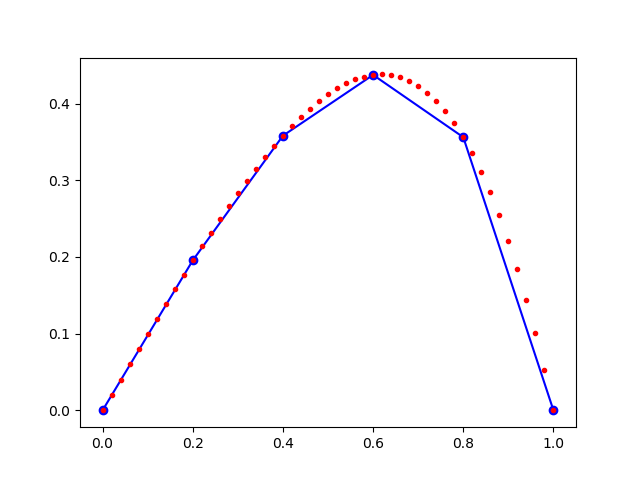

This figure's Python source:
#! /usr/bin/env python3
#


def fem1d():

    # *****************************************************************************80
    #
    # FEM1D solves a 1D boundary value problem using finite elements.
    #
    #  Location:
    #
    #    http://people.sc.fsu.edu/~jburkardt/py_src/fem1d/fem1d.py
    #
    #  Discussion:
    #
    #    The PDE is defined for 0 < x < 1:
    #      -u'' = f
    #    with right hand side
    #      f(x) = -(exact(x)'')
    #    and boundary conditions
    #      u(0) = exact(0),
    #      u(1) = exact(1).
    #
    #    The exact solution is:
    #      exact(x) = x * ( 1 - x ) * exp ( x )
    #    The boundary conditions are
    #      u(0) = 0.0 = exact(0.0),
    #      u(1) = 0.0 = exact(1.0).
    #    The right hand side is:
    #      f(x) = x * ( x + 3 ) * exp ( x ) = - ( exact''(x) )
    #
    #  Licensing:
    #
    #    This code is distributed under the GNU LGPL license.
    #
    #  Modified:
    #
    #    13 September 2014
    #
    #  Author:
    #
    #    John Burkardt
    #
    import matplotlib.pyplot as plt
    import numpy as np
    import platform
    import scipy.linalg as la

    print('')
    print('FEM1D')
    print('  Python version: %s' % (platform.python_version()))
    print('  Given the two point boundary value problem:')
    print('    -u'' = x * ( x + 3 ) * exp ( x ), 0 < x < 1')
    print('  with boundary conditions')
    print('    u(0) = 0, u(1) = 0,')
    print('  demonstrate how the finite element method can be used to')
    print('  define and compute a discrete approximation to the solution.')
#
#  Define the mesh, N+1 points between A and B.
#  These will be X[0] through X[N].
#
    a = 0.0
    b = 1.0
    n = 5
    x = np.linspace(a, b, n + 1)

    print('')
    print('  Nodes:')
    print('')
    for i in range(0, n + 1):
        print('  %d  %f' % (i, x[i]))
#
#  Set a 3 point quadrature rule on the reference interval [0,1].
#
    ng = 3

    xg = np.array((
        0.112701665379258311482073460022,
        0.5,
        0.887298334620741688517926539978))

    wg = np.array((
        5.0 / 18.0,
        8.0 / 18.0,
        5.0 / 18.0))
#
#  Compute the system matrix A and right hand side RHS.
#
    A = np.zeros((n + 1, n + 1))
    rhs = np.zeros(n + 1)
#
#  Look at element E: (0, 1, 2, ..., N-1).
#
    for e in range(0, n):

        xl = x[e]
        xr = x[e + 1]
#
#  Consider quadrature point Q: (0, 1, 2 ) in element E.
#
        for q in range(0, ng):
            #
            #  Map XG and WG from [0,1] to
            #      XQ and QQ in [XL,XR].
            #
            xq = xl + xg[q] * (xr - xl)
            wq = wg[q] * (xr - xl)
#
#  Consider the I-th test function PHI(I,X) and its derivative PHI'(I,X).
#
            for i_local in range(0, 2):
                i = i_local + e

                if (i_local == 0):
                    phii = (xq - xr) / (xl - xr)
                    phiip = 1.0 / (xl - xr)
                else:
                    phii = (xq - xl) / (xr - xl)
                    phiip = 1.0 / (xr - xl)

                rhs[i] = rhs[i] + wq * phii * rhs_fn(xq)
#
#  Consider the J-th basis function PHI(J,X) and its derivative PHI'(J,X).
#  (It turns out we don't need PHI for this particular problem, only PHI')
#
                for j_local in range(0, 2):
                    j = j_local + e

                    if (j_local == 0):
                        phijp = 1.0 / (xl - xr)
                    else:
                        phijp = 1.0 / (xr - xl)

                    A[i][j] = A[i][j] + wq * phiip * phijp
#
#  Modify the linear system to enforce the left boundary condition.
#
    A[0, 0] = 1.0
    A[0, 1:n + 1] = 0.0
    rhs[0] = exact_fn(x[0])
#
#  Modify the linear system to enforce the right boundary condition.
#
    A[n, n] = 1.0
    A[n, 0:n] = 0.0
    rhs[n] = exact_fn(x[n])
#
#  I wanted to check the matrix and right hand side so I printed them.
#  I turned the printing off using 'False' as the condition.
#
    if False:
        print('')
        print('  Matrix and RHS:')
        print('')
        for i in range(0, n + 1):
            for j in range(0, n + 1):
                print('  %f' % (A[i, j])),
            print('  %f' % (rhs[i]))
#
#  Solve the linear system.
#
    u = la.solve(A, rhs)
#
#  Evaluate the exact solution at the nodes.
#
    uex = np.zeros(n + 1)
    for i in range(0, n + 1):
        uex[i] = exact_fn(x[i])
#
#  Compare the solution and the error at the nodes.
#
    print('')
    print('  Node          Ucomp           Uexact          Error')
    print('')
    for i in range(0, n + 1):
        err = abs(uex[i] - u[i])
        print('  %4d  %14.6g  %14.6g  %14.6g' % (i, u[i], uex[i], err))
#
#  Plot the computed solution and the exact solution.
#  Evaluate the exact solution at enough points that the curve will look smooth.
#
    npp = 51
    xp = np.linspace(a, b, npp)
    up = np.zeros(npp)
    for i in range(0, npp):
        up[i] = exact_fn(xp[i])

    plt.plot(x, u, 'bo-', xp, up, 'r.')
    filename = 'fem1d.png'
    plt.savefig(filename)
    plt.show(block=False)
#
#  Terminate.
#
    print('')
    print('FEM1D:')
    print('  Normal end of execution.')


def exact_fn(x):
    # *****************************************************************************80
    #
    # EXACT_FN evaluates the exact solution.
    #
    import numpy as np
    value = x * (1 - x) * np.exp(x)
    return value


def rhs_fn(x):
    # *****************************************************************************80
    #
    # RHS_FN evaluates the right hand side.
    #
    import numpy as np
    value = x * (x + 3) * np.exp(x)
    return value


if (__name__ == '__main__'):
    from timestamp import timestamp
    timestamp()
    fem1d()
    timestamp()
